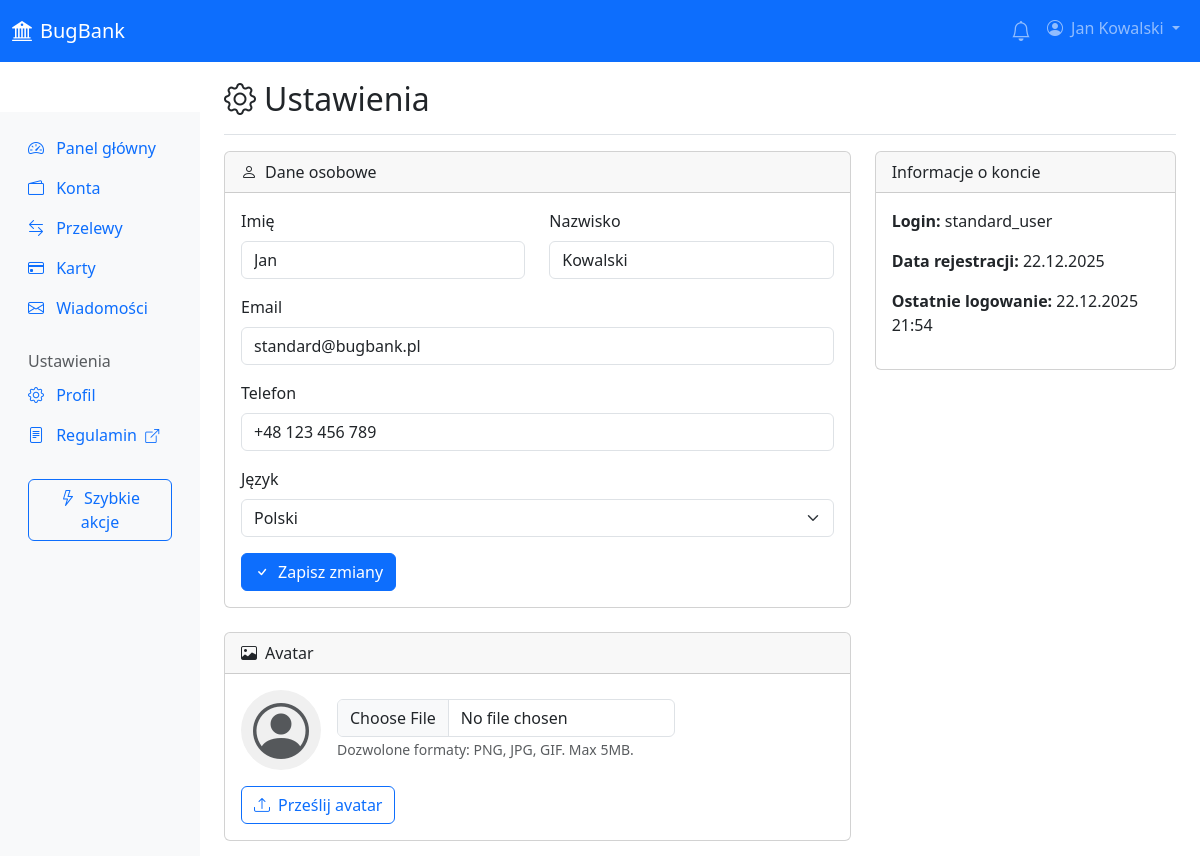
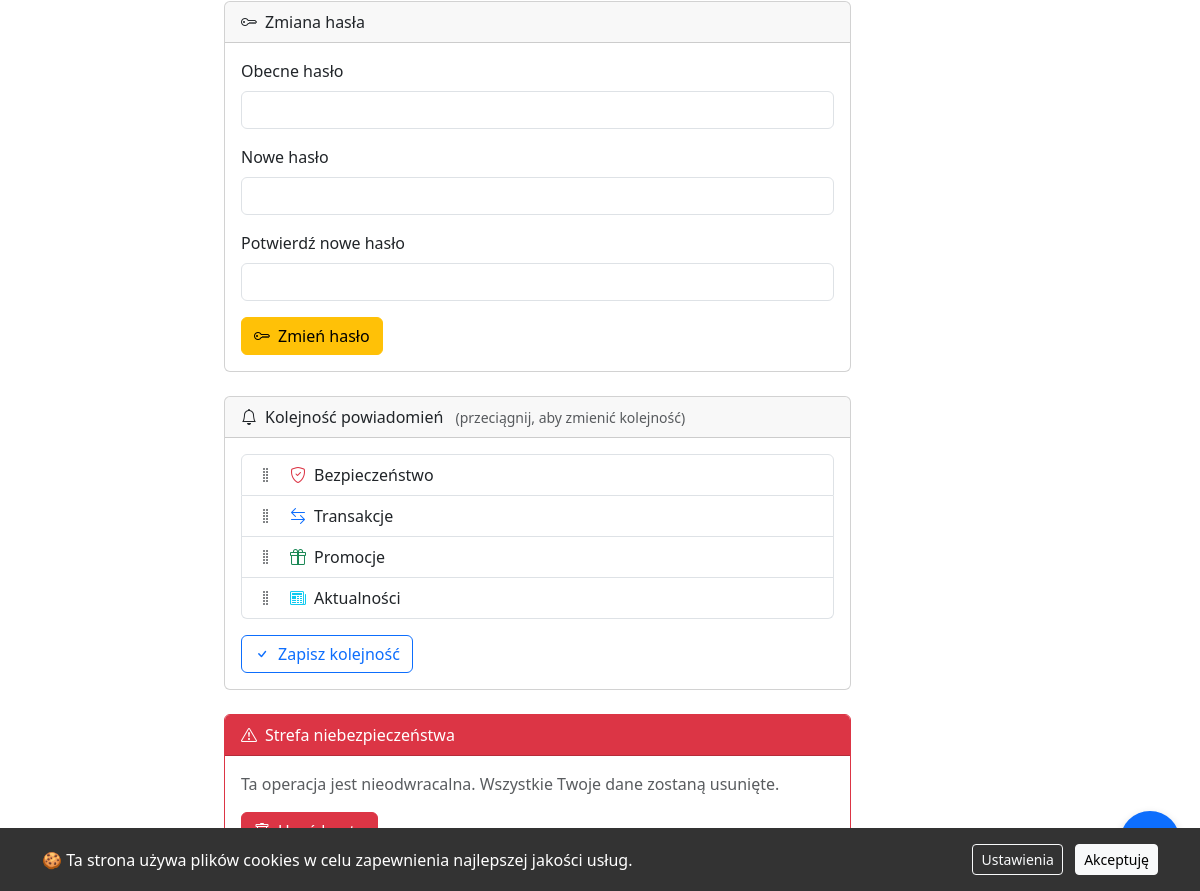
The app's page /settings (signed in) with its own data (2 pictures, top to bottom).
### app/models.py (models this page shows, shortened)
class User(UserMixin, db.Model):
    __tablename__ = 'users'
    id = db.Column(db.Integer, primary_key=True)
    username = db.Column(db.String(64), unique=True, nullable=False, index=True)
    email = db.Column(db.String(120), unique=True, nullable=False)
    password_hash = db.Column(db.String(256), nullable=False)
    first_name = db.Column(db.String(64))
    last_name = db.Column(db.String(64))
    phone = db.Column(db.String(20))
    avatar = db.Column(db.String(256), default='default_avatar.png')
    is_active = db.Column(db.Boolean, default=True)
    is_locked = db.Column(db.Boolean, default=False)
    require_2fa = db.Column(db.Boolean, default=False)
    password_expired = db.Column(db.Boolean, default=False)
    failed_login_attempts = db.Column(db.Integer, default=0)
    language = db.Column(db.String(5), default='pl')
    notifications_enabled = db.Column(db.Boolean, default=True)
    created_at = db.Column(db.DateTime, default=datetime.utcnow)
    last_login = db.Column(db.DateTime)
    accounts = db.relationship('Account', backref='owner', lazy='dynamic')
    messages = db.relationship('Message', backref='recipient', lazy='dynamic')
    @property
    def full_name(self):
        return f"{self.first_name} {self.last_name}"

### app/routes/settings.py (the view)
@settings_bp.route('/settings')
@login_required
def profile():
    return render_template('settings/profile.html', user=current_user)

### app/templates/settings/profile.html (shortened to what this page needs)
{% extends "base.html" %}
{% block content %}
<div class="d-flex justify-content-between flex-wrap flex-md-nowrap align-items-center pb-2 mb-3 border-bottom">
    <h1 class="h2">
        <i class="bi bi-gear me-2"></i>Ustawienia
    </h1>
</div>
<div class="row">
    <div class="col-lg-8">
        <div class="card mb-4">
            <div class="card-header">
                <i class="bi bi-person me-2"></i>Dane osobowe
            </div>
            <div class="card-body">
                <form id="profile-form">
                    <div class="row mb-3">
                        <div class="col-md-6">
                            <label class="form-label">Imię</label>
                            <input type="text" class="form-control" id="first_name" name="first_name"
                                   value="{{ user.first_name }}">
                        </div>
                        <div class="col-md-6">
                            <label class="form-label">Nazwisko</label>
                            <input type="text" class="form-control" id="last_name" name="last_name"
                                   value="{{ user.last_name }}">
                        </div>
                    </div>
                    <div class="mb-3">
                        <label class="form-label">Email</label>
                        <input type="email" class="form-control" id="email" name="email"
                               value="{{ user.email }}">
                    </div>
                    <div class="mb-3">
                        <label class="form-label">Telefon</label>
                        <input type="tel" class="form-control" id="phone" name="phone"
                               value="{{ user.phone }}">
                    </div>
                    <div class="mb-3">
                        <label class="form-label">Język</label>
                        <select class="form-select" id="language" name="language">
                            <option value="pl" {{ 'selected' if user.language == 'pl' else '' }}>Polski</option>
                        </select>
                    </div>
                    <button type="submit" class="btn btn-primary" id="{{ generate_random_id('btn_save_profile') }}">
                        <i class="bi bi-check me-2"></i>Zapisz zmiany
                    </button>
                </form>
            </div>
        </div>
        <div class="card mb-4">
            <div class="card-header">
                <i class="bi bi-image me-2"></i>Avatar
            </div>
            <div class="card-body">
                <div class="d-flex align-items-center mb-3">
                    <div class="avatar-preview me-3" id="avatar-preview">
                        <i class="bi bi-person-circle display-4 text-muted"></i>
                    </div>
                    <div>
                        <input type="file" class="form-control" id="avatar-input" accept="image/*">
                        <small class="text-muted">Dozwolone formaty: PNG, JPG, GIF. Max 5MB.</small>
                    </div>
                </div>
                <button type="button" class="btn btn-outline-primary" id="upload-avatar-btn">
                    <i class="bi bi-upload me-2"></i>Prześlij avatar
                </button>
            </div>
        </div>
        <div class="card mb-4">
            <div class="card-header">
                <i class="bi bi-key me-2"></i>Zmiana hasła
            </div>
            <div class="card-body">
                <form id="password-form">
                    <div class="mb-3">
                        <label class="form-label">Obecne hasło</label>
                        <input type="password" class="form-control" id="current_password" name="current_password">
                    </div>
                    <div class="mb-3">
                        <label class="form-label">Nowe hasło</label>
                        <input type="password" class="form-control" id="new_password" name="new_password"
                               minlength="8">
                    </div>
                    <div class="mb-3">
                        <label class="form-label">Potwierdź nowe hasło</label>
                        <input type="password" class="form-control" id="confirm_password" name="confirm_password"
                               minlength="8">
                    </div>
                    <button type="submit" class="btn btn-warning">
                        <i class="bi bi-key me-2"></i>Zmień hasło
                    </button>
                </form>
            </div>
        </div>
        <div class="card mb-4">
            <div class="card-header">
                <i class="bi bi-bell me-2"></i>Kolejność powiadomień
                <small class="text-muted ms-2">(przeciągnij, aby zmienić kolejność)</small>
            </div>
            <div class="card-body">
                <ul class="list-group" id="notifications-order">
                    <li class="list-group-item d-flex align-items-center" draggable="true" data-type="security">
                        <i class="bi bi-grip-vertical me-3 text-muted drag-handle"></i>
                        <i class="bi bi-shield-check me-2 text-danger"></i>
                        Bezpieczeństwo
                    </li>
                    <li class="list-group-item d-flex align-items-center" draggable="true" data-type="transactions">
                        <i class="bi bi-grip-vertical me-3 text-muted drag-handle"></i>
                        <i class="bi bi-arrow-left-right me-2 text-primary"></i>
                        Transakcje
                    </li>
                    <li class="list-group-item d-flex align-items-center" draggable="true" data-type="promo">
                        <i class="bi bi-grip-vertical me-3 text-muted drag-handle"></i>
                        <i class="bi bi-gift me-2 text-success"></i>
                        Promocje
                    </li>
                    <li class="list-group-item d-flex align-items-center" draggable="true" data-type="news">
                        <i class="bi bi-grip-vertical me-3 text-muted drag-handle"></i>
                        <i class="bi bi-newspaper me-2 text-info"></i>
                        Aktualności
                    </li>
                </ul>
                <button type="button" class="btn btn-outline-primary mt-3" id="save-notifications-order">
                    <i class="bi bi-check me-2"></i>Zapisz kolejność
                </button>
            </div>
        </div>
        <div class="card border-danger">
            <div class="card-header bg-danger text-white">
                <i class="bi bi-exclamation-triangle me-2"></i>Strefa niebezpieczeństwa
            </div>
            <div class="card-body">
                <p class="text-muted">
                    Ta operacja jest nieodwracalna. Wszystkie Twoje dane zostaną usunięte.
                </p>
                <button type="button" class="btn btn-danger" id="delete-account-btn">
                </button>
            </div>
        </div>
    </div>
    <div class="col-lg-4">
        <div class="card">
            <div class="card-header">Informacje o koncie</div>
            <div class="card-body">
                <p><strong>Login:</strong> {{ user.username }}</p>
                <p><strong>Data rejestracji:</strong> {{ user.created_at.strftime('%d.%m.%Y') }}</p>
                <p><strong>Ostatnie logowanie:</strong> {{ user.last_login.strftime('%d.%m.%Y %H:%M') if user.last_login else 'Brak danych' }}</p>
            </div>
        </div>
    </div>
</div>
{% endblock %}

### app/templates/components/navbar.html (shortened to what this page needs)
<nav class="navbar navbar-expand-lg navbar-dark bg-primary fixed-top">
    <div class="container-fluid">
        <a class="navbar-brand" href="{{ url_for('dashboard.index') }}">
            <i class="bi bi-bank2 me-2"></i>BugBank
        </a>
        <div class="collapse navbar-collapse" id="navbarNav">
            <ul class="navbar-nav ms-auto">
                <li class="nav-item dropdown">
                    <a class="nav-link position-relative" href="#" id="notifications-dropdown"
                       data-bs-toggle="dropdown" aria-expanded="false">
                        <i class="bi bi-bell fs-5"></i>
                    </a>
                </li>
                <li class="nav-item dropdown">
                    <a class="nav-link dropdown-toggle" href="#" id="user-dropdown"
                       data-bs-toggle="dropdown" aria-expanded="false">
                        <i class="bi bi-person-circle me-1"></i>
                        {{ current_user.full_name or current_user.username }}
                    </a>
                </li>
            </ul>
        </div>
    </div>
</nav>

### app/static/css/style.css (style rules this page uses)
body { padding-top: 56px; }
.avatar-preview { width: 80px; height: 80px; border-radius: 50%; background: #f0f0f0; display: flex; align-items: center; justify-content: center; overflow: hidden; }
.list-group-item[draggable="true"] { cursor: move; }
.drag-handle { cursor: grab; }

### app/templates/components/chat_widget.html (style rules this page uses)
* { margin: 0; padding: 0; box-sizing: border-box; }
body { font-family: Arial, sans-serif; padding: 15px; background: #f8f9fa; }

### records on screen
User: first_name+last_name "Jan Kowalski", first_name "Jan", last_name "Kowalski", email "standard@bugbank.pl", phone "+48 123 456 789", username "standard_user", created_at "22.12.2025", last_login "22.12.2025 21:54"
